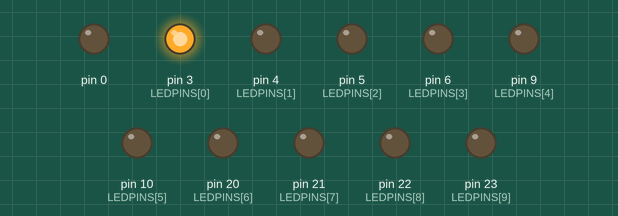
The sketch below on a simulated Arduino Mega 2560, built with avr-gcc and run on an emulated ATmega2560. On the bench: output pins drawn as LEDs (lit = HIGH).

Above: at 0.05 s.
At 0.25 s:
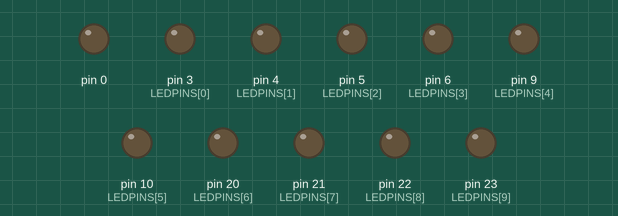
At 0.45 s:
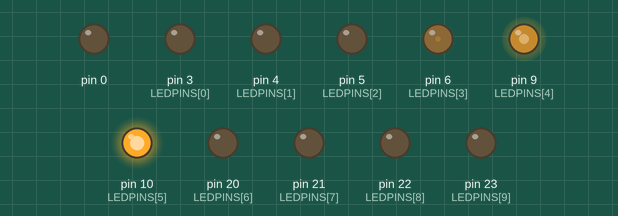
At 0.9 s:
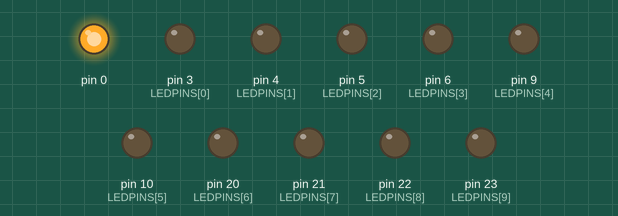
At 1.3 s:
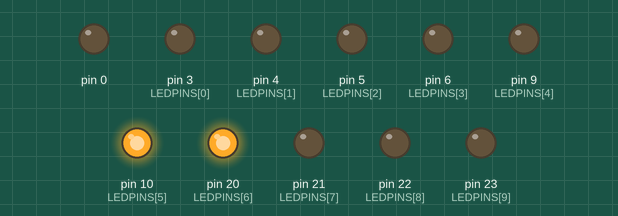
At 1.75 s:
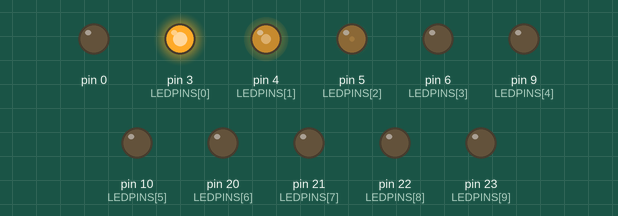
Timing chart, 0 to 4.1 s (numbered marks = the images above):
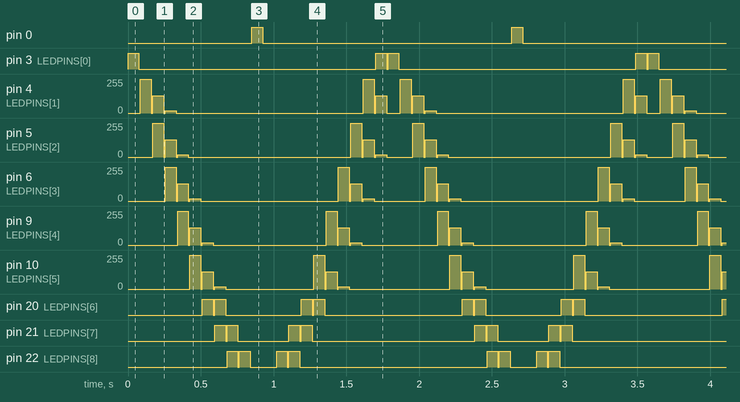

The sketch:

teensy3.1-10leds.ino
```cpp
/*
 * Teensy 3.1 or 3.2
 * 10 LED Chase
 *
 */

// Total Number of LEDs
const int MAXLEDS = 10;

// Delays
const int FIRSTDELAY = 75;
const int SECONDDELAY = 10;

// Brightness Levels
const int LEDFULL = 255;
const int LED50PER = 128;
const int LED6PER = 16;
const int LEDOFF = 0;


// Output pins on Teensy
const int LEDPINS[MAXLEDS] = {
  3, 4, 5, 6, 9, 10, 20, 21, 22, 23
};

void setup() {
  // initialize LEDPINS for output
  for (int lpin = 0; lpin < MAXLEDS; lpin++) {
    pinMode(LEDPINS[lpin], OUTPUT);
  }

}

void loop() {
  // Cycle through all 10 LEDs:
  for (int ld = 0; ld < MAXLEDS; ld++) {

    // Main LED, turn on
    analogWrite(LEDPINS[ld], LEDFULL);
    // First chasing LED, turn on
    if (ld - 1 > 0) {
      analogWrite(LEDPINS[ld - 1], LED50PER);
    }
    // Second Chasing LED, turn on
    if (ld - 2 > 0) {
      analogWrite(LEDPINS[ld - 2], LED6PER);
    }

    delay(FIRSTDELAY);

    analogWrite(LEDPINS[ld], LEDOFF);
    if (ld - 1 > 0) {
      analogWrite(LEDPINS[ld - 1], LEDOFF);
    }
    if (ld - 2 > 0) {
      analogWrite(LEDPINS[ld - 2], LEDOFF);
    }

    delay(SECONDDELAY);
  }

  // reverse direction
  for (int ld = MAXLEDS; ld >= 0; ld--) {
    analogWrite(LEDPINS[ld], LEDFULL);
    if (ld + 1 < MAXLEDS) {
      analogWrite(LEDPINS[ld + 1], LED50PER);
    }
    if (ld + 2 < MAXLEDS) {
      analogWrite(LEDPINS[ld + 2], LED6PER);
    }

    delay(FIRSTDELAY);

    analogWrite(LEDPINS[ld], LEDOFF);
    if (ld + 1 < MAXLEDS) {
      analogWrite(LEDPINS[ld + 1], LEDOFF);
    }
    if (ld + 2 < MAXLEDS) {
      analogWrite(LEDPINS[ld + 2], LEDOFF);
    }

    delay(SECONDDELAY);
  }

}
```

Measured:
- by itself, pin 0: alternates HIGH for 0.08 s and LOW for 1.7 s
- by itself, pin 3 (LEDPINS[0]): repeats every 1.8 s: LOW 1.6 s, HIGH 0.08 s, LOW 0.01 s, HIGH 0.08 s
- by itself, pin 10 (LEDPINS[5]): repeats every 0.85 s: 0/255 0.01 s, 128/255 0.08 s, 0/255 0.01 s, 16/255 0.08 s, 0/255 0.61 s, 255/255 0.08 s
- by itself, pin 23 (LEDPINS[9]): repeats every 1.8 s: LOW 0.10 s, HIGH 0.08 s, LOW 0.01 s, HIGH 0.08 s, LOW 1.5 s, HIGH 0.08 s
- by itself, pin 21 (LEDPINS[7]): repeats every 1.8 s: LOW 0.01 s, HIGH 0.08 s, LOW 0.35 s, HIGH 0.08 s, LOW 0.01 s, HIGH 0.08 s, LOW 1.1 s, HIGH 0.08 s
- by itself, pin 22 (LEDPINS[8]): repeats every 1.8 s: LOW 0.01 s, HIGH 0.08 s, LOW 0.18 s, HIGH 0.08 s, LOW 0.01 s, HIGH 0.08 s, LOW 1.3 s, HIGH 0.08 s
